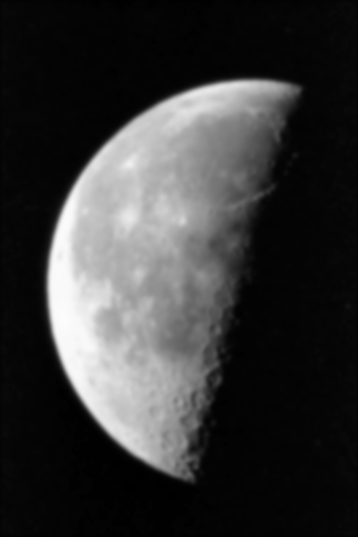
%> input picture Signal/images/moon.png, 358 x 537 px
$ octave p3_rehaussement.m   (GNU Octave 9; MATLAB toolbox functions it lacks are replaced by stand-ins)
%> lines starting %> are read from the running program, lines starting %| are printed output that depends on the picture
clear all
close all
clc

img = double(imread('../images/moon.png'));
%> img: size 537x358 double; min 0, max 252, mean 55; mean of the top-left, top-right, bottom-left and bottom-right quarters 68, 46.8, 85.4, 19.9
%img = double(imread('cameraman.tif'));
H = [1 1 1; 1 -8 1; 1 1 1]; %Filtre isotrope de détecteur de contours
C = conv2(img, H, 'same'); %option 'same' pour avoir la taille de l'image
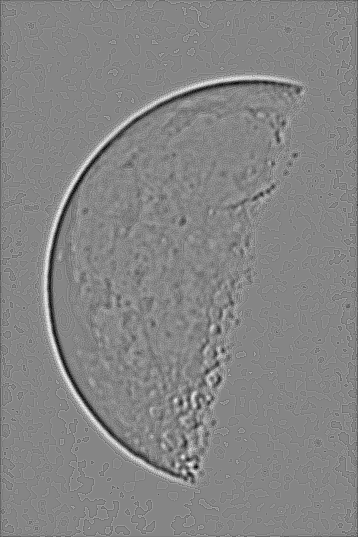
%> C: size 537x358 double; min -43, max 39, mean -0.1; drawn with min black and max white
beta = 5;
res = img - beta*C; %réhaussement des contrastes
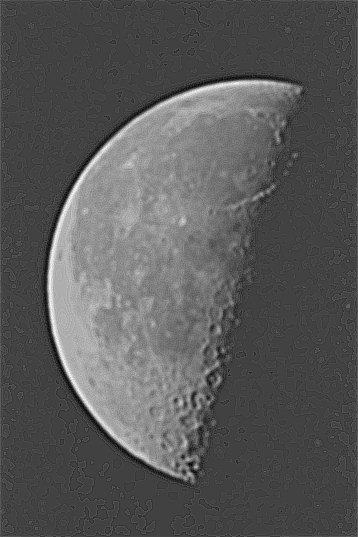
%> res: size 537x358 double; min -146, max 430, mean 55.5; drawn with min black and max white

%Normalisation
res(res>255) = 255;
res(res<0) = 0;
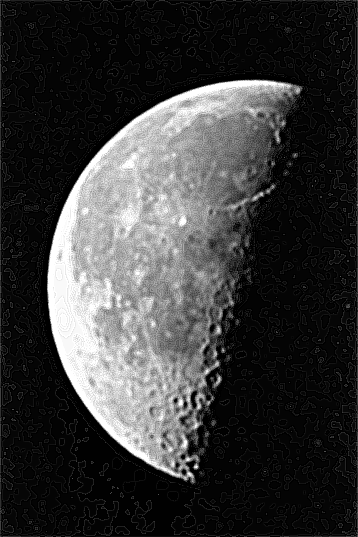
%> res: size 537x358 double; min 0, max 255, mean 57.6

figure,
imagesc(C); title('Contrastes');
%> after `title('Contrastes')`:
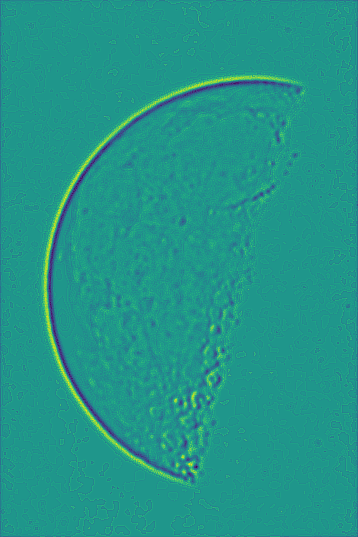
%> displayed picture: size 537x358x3, on the screen's scale of 0 to 255; mean R, G, B 34.2, 149.5, 137.5

figure,
subplot(121)
imagesc(img);
title('Image initiale');
subplot(122)
imagesc(res);
title(sprintf('Image réhaussée I-%ddI', beta));
colormap(gray)
